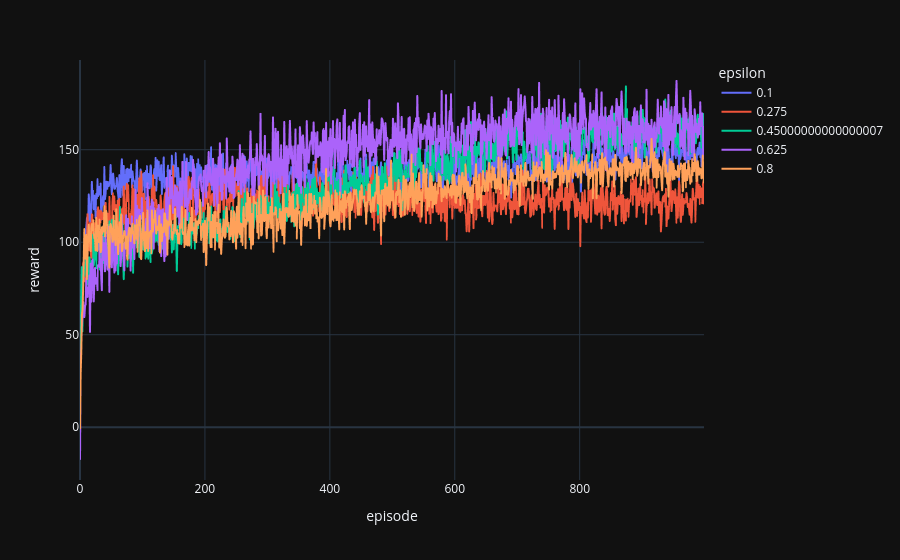

The notebook cell this image was saved under:
### Code cell
fig = px.line(data_frame=results,
        x='episode',
        y='reward',
        color= 'epsilon')
fig.update_layout(template='plotly_dark')
fig.show()

### Figure 1 — Plotly figure (JSON) as saved in the notebook; plotly's stock layout.template omitted (floating-point values rounded to 4 significant figures; data arrays with more than 128 entries replaced by an {"elided": "..."} marker saying what was removed)
{"data": [{"hovertemplate": "epsilon=0.1<br>episode=%{x}<br>reward=%{y}<extra></extra>", "legendgroup": "0.1", "line": {"color": "#636efa", "dash": "solid"}, "marker": {"symbol": "circle"}, "mode": "lines", "name": "0.1", "showlegend": true, "type": "scattergl", "x": {"elided": "1000 int values"}, "xaxis": "x", "y": {"elided": "1000 float values"}, "yaxis": "y"}, {"hovertemplate": "epsilon=0.275<br>episode=%{x}<br>reward=%{y}<extra></extra>", "legendgroup": "0.275", "line": {"color": "#EF553B", "dash": "solid"}, "marker": {"symbol": "circle"}, "mode": "lines", "name": "0.275", "showlegend": true, "type": "scattergl", "x": {"elided": "1000 int values"}, "xaxis": "x", "y": {"elided": "1000 float values"}, "yaxis": "y"}, {"hovertemplate": "epsilon=0.45000000000000007<br>episode=%{x}<br>reward=%{y}<extra></extra>", "legendgroup": "0.45000000000000007", "line": {"color": "#00cc96", "dash": "solid"}, "marker": {"symbol": "circle"}, "mode": "lines", "name": "0.45000000000000007", "showlegend": true, "type": "scattergl", "x": {"elided": "1000 int values"}, "xaxis": "x", "y": {"elided": "1000 float values"}, "yaxis": "y"}, {"hovertemplate": "epsilon=0.625<br>episode=%{x}<br>reward=%{y}<extra></extra>", "legendgroup": "0.625", "line": {"color": "#ab63fa", "dash": "solid"}, "marker": {"symbol": "circle"}, "mode": "lines", "name": "0.625", "showlegend": true, "type": "scattergl", "x": {"elided": "1000 int values"}, "xaxis": "x", "y": {"elided": "1000 float values"}, "yaxis": "y"}, {"hovertemplate": "epsilon=0.8<br>episode=%{x}<br>reward=%{y}<extra></extra>", "legendgroup": "0.8", "line": {"color": "#FFA15A", "dash": "solid"}, "marker": {"symbol": "circle"}, "mode": "lines", "name": "0.8", "showlegend": true, "type": "scattergl", "x": {"elided": "1000 int values"}, "xaxis": "x", "y": {"elided": "1000 float values"}, "yaxis": "y"}], "layout": {"legend": {"title": {"text": "epsilon"}, "tracegroupgap": 0}, "margin": {"t": 60}, "xaxis": {"anchor": "y", "domain": [0, 1], "title": {"text": "episode"}}, "yaxis": {"anchor": "x", "domain": [0, 1], "title": {"text": "reward"}}}}
